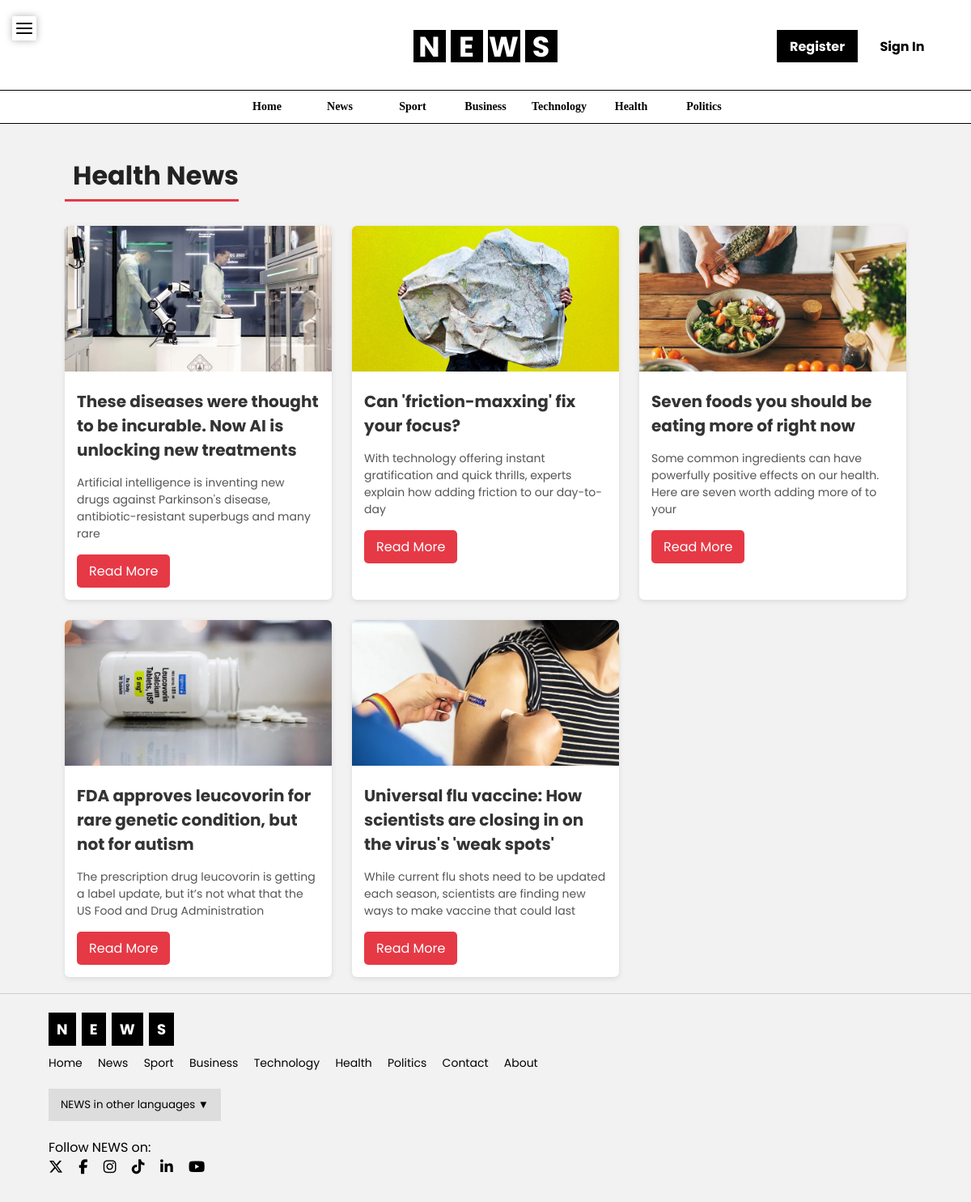
The page /health.php on the database its author committed.
### tables this page shows
CREATE TABLE `articles` (
  `id` int(11) NOT NULL,
  `title` varchar(255) DEFAULT NULL,
  `content` text DEFAULT NULL,
  `image` varchar(255) DEFAULT NULL,
  `category_id` int(11) DEFAULT NULL,
  `author_id` int(11) DEFAULT NULL,
  `created_at` timestamp NOT NULL DEFAULT current_timestamp(),
  `updated_at` timestamp NULL DEFAULT NULL,
  `category` varchar(50) DEFAULT NULL
);

### health.php (the view, shortened to what this page needs)
<?php
include "includes/header.php";
include "includes/db.php";
?>
<div class="container">
<h2 class="category-title">Health News</h2>
<div class="news-container">
<?php
$sql = "SELECT articles.*, categories.category_name
        FROM articles
        JOIN categories ON articles.category_id = categories.id
        WHERE categories.category_name = 'Health'
        ORDER BY articles.created_at DESC";
$result = mysqli_query($conn, $sql);
if(mysqli_num_rows($result) > 0){
    while($row = mysqli_fetch_assoc($result)){
?>
<div class="news-card">
    <img src="assets/images/<?php echo $row['image']; ?>" alt="">
    <h3><?php echo $row['title']; ?></h3>
    <p><?php echo substr($row['content'],0,120); ?></p>
    <a href="single-news.php?id=<?php echo $row['id']; ?>">Read More</a>
</div>
<?php
    }
}else{
    echo "<p>No Politics news available</p>";
}
?>
</div>
</div>
<?php include "includes/footer.php"; ?>

### assets/css/style.css (style rules this page uses)
* { margin: 0; padding: 0; box-sizing: border-box; font-family: 'Poppins',sans-serif; }
body { background-color: #f2f2f2; }
h2 { font-size: 28px; font-weight: bold; color: #000000; padding-left: 10px; margin-top: 20px; }
.news-card { background:#fff; border-radius:6px; overflow:hidden; box-shadow:0 2px 6px rgba(0,0,0,0.1); }

### health.php (style rules this page uses)
.container { width:90%; margin:auto; padding:20px; }
.category-title { text-align:center; font-size:32px; margin-bottom:30px; color:#222; border-bottom:3px solid #e63946; display:inline-block; padding-bottom:5px; }
.news-container { display:grid; grid-template-columns:repeat(auto-fit,minmax(250px,1fr)); gap:25px; }
.news-card { background:#ffffff; border-radius:10px; overflow:hidden; box-shadow:0 4px 10px rgba(0,0,0,0.1); transition:0.3s; }
.news-card img { width:100%; height:180px; object-fit:cover; }
.news-card h3 { font-size:20px; margin:15px; color:#333; }
.news-card p { margin:0 15px 15px; font-size:14px; color:#555; }
.news-card a { display:inline-block; margin:0 15px 15px; padding:8px 15px; background:#e63946; color:#fff; text-decoration:none; border-radius:5px; }

### rows shown on the page
articles: image (picture), title "These diseases were thought to be incurable. Now AI is unlocking new treatments", content "Artificial intelligence is inventing new drugs against Parkinson's disease, antibiotic-resistant superbugs and many rare"
articles: image (picture), title "Can 'friction-maxxing' fix your focus?", content "With technology offering instant gratification and quick thrills, experts explain how adding friction to our day-to-day"
articles: image (picture), title "Seven foods you should be eating more of right now", content "Some common ingredients can have powerfully positive effects on our health. Here are seven worth adding more of to your"
articles: image (picture), title "FDA approves leucovorin for rare genetic condition, but not for autism", content "The prescription drug leucovorin is getting a label update, but it’s not what that the US Food and Drug Administration"
articles: image (picture), title "Universal flu vaccine: How scientists are closing in on the virus's 'weak spots'", content "While current flu shots need to be updated each season, scientists are finding new ways to make vaccine that could last"
